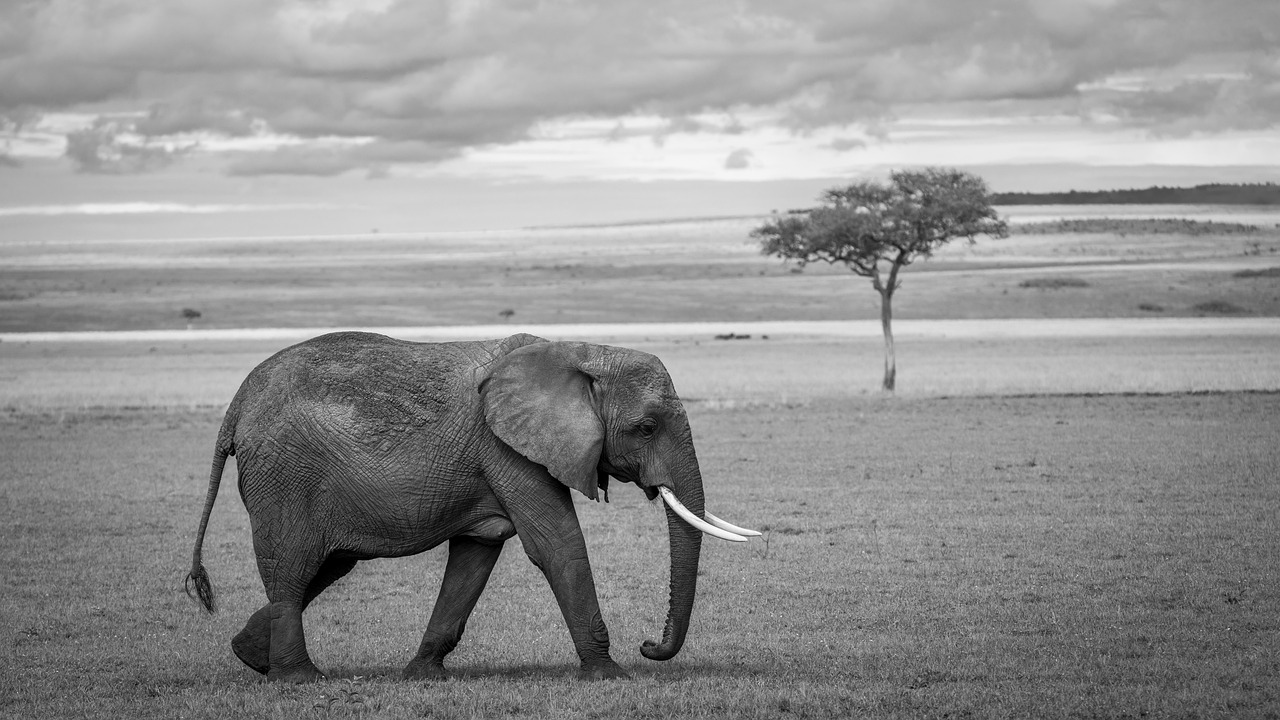
#> input picture 01 - Conceptos/byn.jpg, 1280 x 720 px
$ jupyter execute conceptos.ipynb
#> lines starting #> are read from the running program, lines starting #| are printed output that depends on the picture; after the words box and inside, x2 and y2 are one past the last pixel; in counts of white or black regions, pixels touching at a corner belong together
# Procesamiento de imagenes - Conceptos

## 0. Importacion de librerias

[cell 1]
import os
import numpy as np
from PIL import Image
import matplotlib.pyplot as plt

# Configuracion general de graficos
plt.rcParams['figure.figsize'] = (8, 6)

## 1. Carga de la imagen

[cell 2]
img_path = "byn.jpg"

img = Image.open(img_path)
#> img is the input picture: PIL image 1280x720 RGB; min 0, max 255, mean 146.3
print(f"Imagen cargada desde: {img_path}")

plt.imshow(img)
plt.axis("off")
plt.title("Imagen original")
plt.show()

## 2. Caracteristicas de la imagen

Datos a extraer:

- **Archivo**
- **Formato de archivo** (JPEG, PNG, BMP, etc.)
- **Tamaño en disco** (KB)
- **Modo de color** (RGB, escala de grises, RGBA, etc.)
- **Cantidad de canales**: 3 si es RGB
- **Profundidad de bits por canal**
- **Resolución espacial**: cantidad de píxeles en ancho x alto
- **Cantidad total de pixeles**: pixeles en ancho * pixeles en alto
- **Resolución radiométrica**: cantidad de niveles de intensidad posibles (2^bits)
- **¿Escala de grises?**: si la imagen es monocromática o si, siendo RGB, sus tres canales son iguales píxel a píxel
- **¿Esta en 8 bits?**
- **¿Luz visible?**: las cámaras y formatos de imagen estándar (JPEG/PNG/BMP tomados con cámara común) capturan el espectro visible (400-700nm aprox.)

[cell 3]
def extraer_caracteristicas(path):
#> called with path = 'byn.jpg'
    im = Image.open(path)
    arr = np.array(im)

    ancho, alto = im.size
#> ancho = 1280; alto = 720
    total_pixeles = ancho * alto
#> total_pixeles = 921600
    modo = im.mode
#> modo = 'RGB'

    # Bits por canal según el modo de PIL
    bits_por_canal_dict = {
        "1": 1, "L": 8, "P": 8, "RGB": 8, "RGBA": 8,
        "CMYK": 8, "I": 32, "F": 32
    }
    bits_por_canal = bits_por_canal_dict.get(modo, 8)
#> bits_por_canal = 8
    n_canales = len(im.getbands())
#> n_canales = 3
    bits_por_pixel = bits_por_canal * n_canales
#> bits_por_pixel = 24

    # ¿Escala de grises?
    if modo == "L" or modo == "1":
        es_grises = True
    elif modo in ("RGB", "RGBA"):
        rgb = arr[..., :3]
        es_grises = bool(np.all(rgb[..., 0] == rgb[..., 1]) and np.all(rgb[..., 1] == rgb[..., 2]))
#> es_grises = True
    else:
        es_grises = False

    # Niveles de gris/intensidad realmente utilizados
    if es_grises:
        canal_intensidad = arr if arr.ndim == 2 else arr[..., 0]
    else:
        canal_intensidad = np.array(im.convert("L"))
    niveles_usados = len(np.unique(canal_intensidad))
#> niveles_usados = 256

    dpi = im.info.get("dpi", "No especificado en los metadatos")
#> dpi = 'No especificado en los metadatos'
    tamano_disco_kb = os.path.getsize(path) / 1024

    caracteristicas = {
        "Archivo": os.path.basename(path),
        "Formato": im.format,
        "Tamaño en disco (KB)": round(tamano_disco_kb, 2),
        "Modo de color": modo,
        "Cantidad de canales": n_canales,
        "Profundidad de bits por canal": bits_por_canal,
        "Resolución espacial (ancho x alto)": f"{ancho} x {alto} px",
        "Total de píxeles": total_pixeles,
        "Resolución radiométrica (niveles posibles)": 2 ** bits_por_canal,
        "¿Escala de grises?": "Sí" if es_grises else "No (imagen a color)",
        "¿8 bits o menos por canal?": "Sí" if bits_por_canal <= 8 else "No",
        "¿Luz visible?": "Sí, formato fotográfico estándar (RGB/gris) capturado en el espectro visible"
    }
    return caracteristicas, arr


caracteristicas, arr_original = extraer_caracteristicas(img_path)
#> caracteristicas = 12 items

print("=" * 60)
print("CARACTERÍSTICAS DE LA IMAGEN")
print("=" * 60)
for clave, valor in caracteristicas.items():
    print(f"{clave:45s}: {valor}")
#> this loop made 12 passes
#> (clave, valor) on passes 1, 2, 3, 4, 5, 6, 7, 8, 10, 11: ('Archivo', 'byn.jpg'), ('Formato', 'JPEG'), ('Tamaño en disco (KB)', 239.2), ('Modo de color', 'RGB'), ('Cantidad de canales', 3), ('Profundidad de bits por canal', 8), ('Resolución espacial (ancho x alto)', '1280 x 720 px'), ('Total de píxeles', 921600), ('¿Escala de grises?', 'Sí'), ('¿8 bits o menos por canal?', 'Sí')
#> valor on pass 9: 256
#| Archivo                                      : byn.jpg
#| Formato                                      : JPEG
#| Tamaño en disco (KB)                         : 239.19
#| Modo de color                                : RGB
#| Cantidad de canales                          : 3
#| Profundidad de bits por canal                : 8
#| Resolución espacial (ancho x alto)           : 1280 x 720 px
#| Total de píxeles                             : 921600
#> (further printed lines are left out)

## 3. Reduccion resolucion espacial

[cell 4]
TAMAÑO = 500

[cell 5]
def reducir_resolucion_espacial(imagen_pil, nuevo_ancho, nuevo_alto):
    """
    Reduce la cantidad de píxeles de la imagen (submuestreo) a (nuevo_ancho x nuevo_alto)
    y luego la reescala al tamaño original, usando NEAREST para no interpolar
    información nueva (efecto de píxeles grandes / pixelado).
    """
#> called with nuevo_ancho = 500, nuevo_alto = 500
    tamano_original = imagen_pil.size  # (ancho, alto)
#> tamano_original = (1280, 720)
    submuestreada = imagen_pil.resize((nuevo_ancho, nuevo_alto), Image.NEAREST)
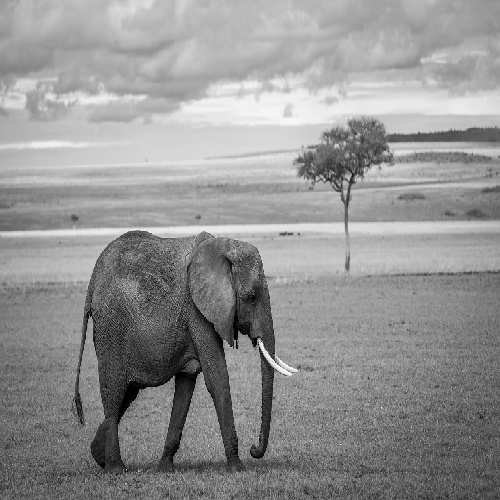
#> submuestreada: PIL image 500x500 RGB; min 0, max 255, mean 146.3
    reescalada = submuestreada.resize(tamano_original, Image.NEAREST)
    return submuestreada, reescalada


sub, img_mismo_tamano = reducir_resolucion_espacial(img, TAMAÑO, TAMAÑO)

print(f"Tamaño original            : {img.size[0]} x {img.size[1]} px  ({img.size[0]*img.size[1]} píxeles)")
#| Tamaño original            : 1280 x 720 px  (921600 píxeles)
print(f"Tamaño tras submuestreo     : {sub.size[0]} x {sub.size[1]} px  ({sub.size[0]*sub.size[1]} píxeles)")
#| Tamaño tras submuestreo     : 500 x 500 px  (250000 píxeles)

fig, axes = plt.subplots(1, 2, figsize=(12, 6))
axes[0].imshow(img)
axes[0].set_title(f"Original ({img.size[0]}x{img.size[1]} px)")
axes[0].axis("off")

axes[1].imshow(img_mismo_tamano)
axes[1].set_title("Submuestreada a 500x500\n(mismo tamaño de visualización)")
axes[1].axis("off")
plt.tight_layout()
plt.show()
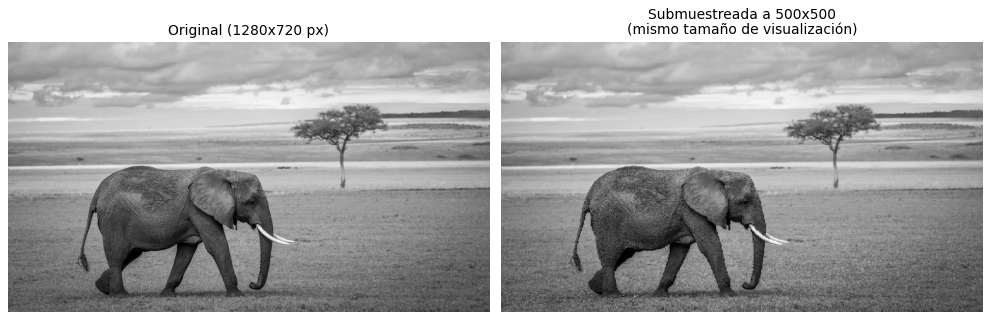
#> figure drawn by matplotlib, 2 panels

## 3.1 Submuestreo a distintas resoluciones

[cell 6]
tamanos = [500, 250, 100, 50]

fig, axes = plt.subplots(1, len(tamanos) + 1, figsize=(4 * (len(tamanos) + 1), 4))

axes[0].imshow(img)
axes[0].set_title(f"Original\n{img.size[0]}x{img.size[1]} px")
axes[0].axis("off")

for ax, n in zip(axes[1:], tamanos):
    _, reescalada = reducir_resolucion_espacial(img, n, n)
    ax.imshow(reescalada)
    ax.set_title(f"{n}x{n} px")
    ax.axis("off")
#> this loop made 4 passes
#> pass 3, in reducir_resolucion_espacial (call 4), `submuestreada = imagen_pil.resize((nuevo_ancho, nuevo_alto), Image.NEA..`:
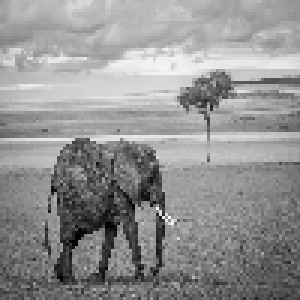
#> submuestreada: PIL image 100x100 RGB (shown 3 times larger); min 0, max 252, mean 146.3
#> pass 3, in reducir_resolucion_espacial (call 4), `reescalada = submuestreada.resize(tamano_original, Image.NEAREST)`:
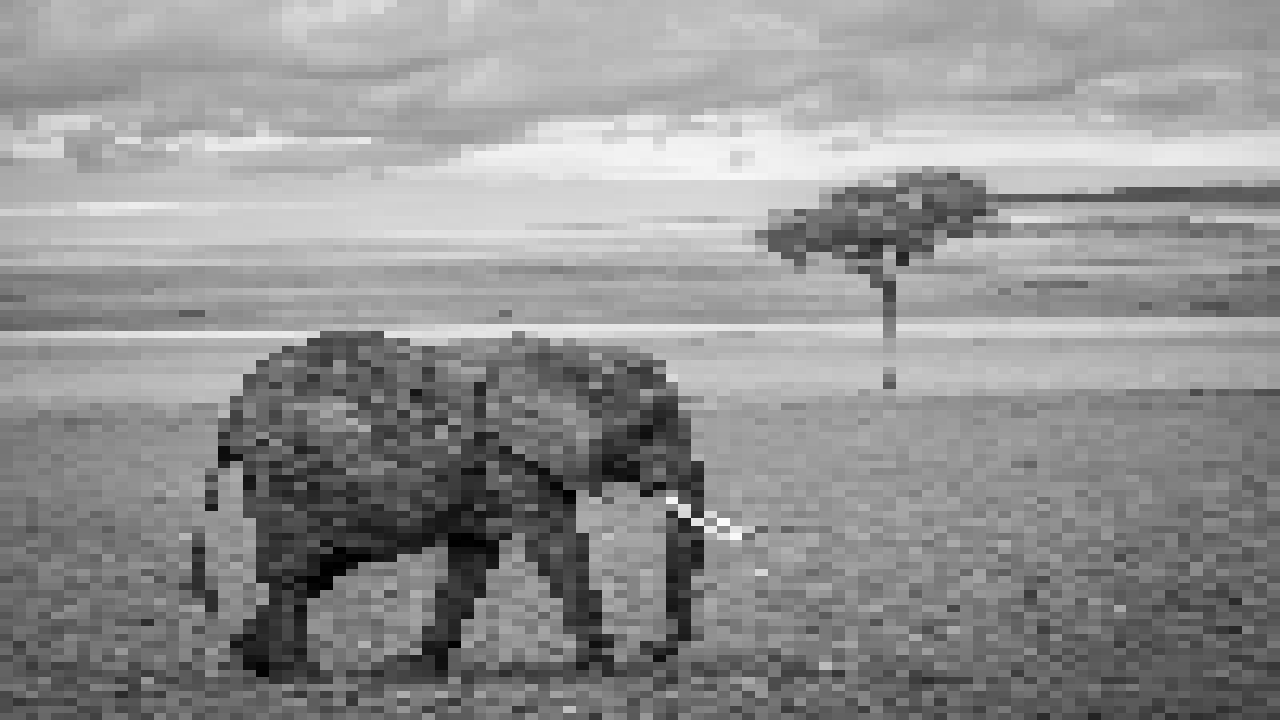
#> reescalada: PIL image 1280x720 RGB; min 0, max 252, mean 146.2

plt.tight_layout()
plt.show()
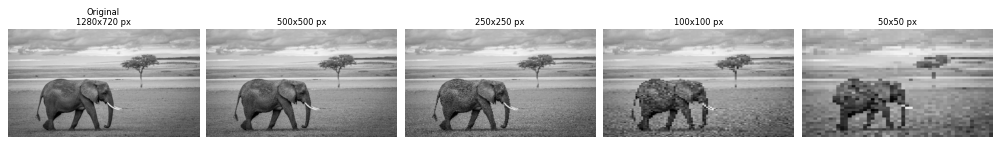
#> figure drawn by matplotlib, 5 panels

## 4. Reduccion resolucion radiometrica

[cell 7]
def cuantizar(imagen_gris_array, niveles):
    """
    Reduce la resolución radiométrica de una imagen en escala de grises (0-255)
    a la cantidad de 'niveles' indicada, mediante cuantización uniforme.
    """
#> called with niveles = 128
    paso = 256 / niveles
    cuantizada = (np.floor(imagen_gris_array / paso) * paso).astype(np.uint8)
    cuantizada = np.clip(cuantizada, 0, 255)
    return cuantizada

img_gris_original = np.array(img.convert("L"))

gris_256 = img_gris_original                       # 256 niveles (8 bits) - original
gris_128 = cuantizar(gris_256, 128)                 # mitad
gris_64  = cuantizar(gris_128, 64)                  # mitad de la mitad
gris_32  = cuantizar(gris_64, 32)
gris_16  = cuantizar(gris_32, 16)
gris_8  = cuantizar(gris_16, 8)
#> in cuantizar (call 5), `cuantizada = (np.floor(imagen_gris_array / paso) * paso).astype(np.uin..`:
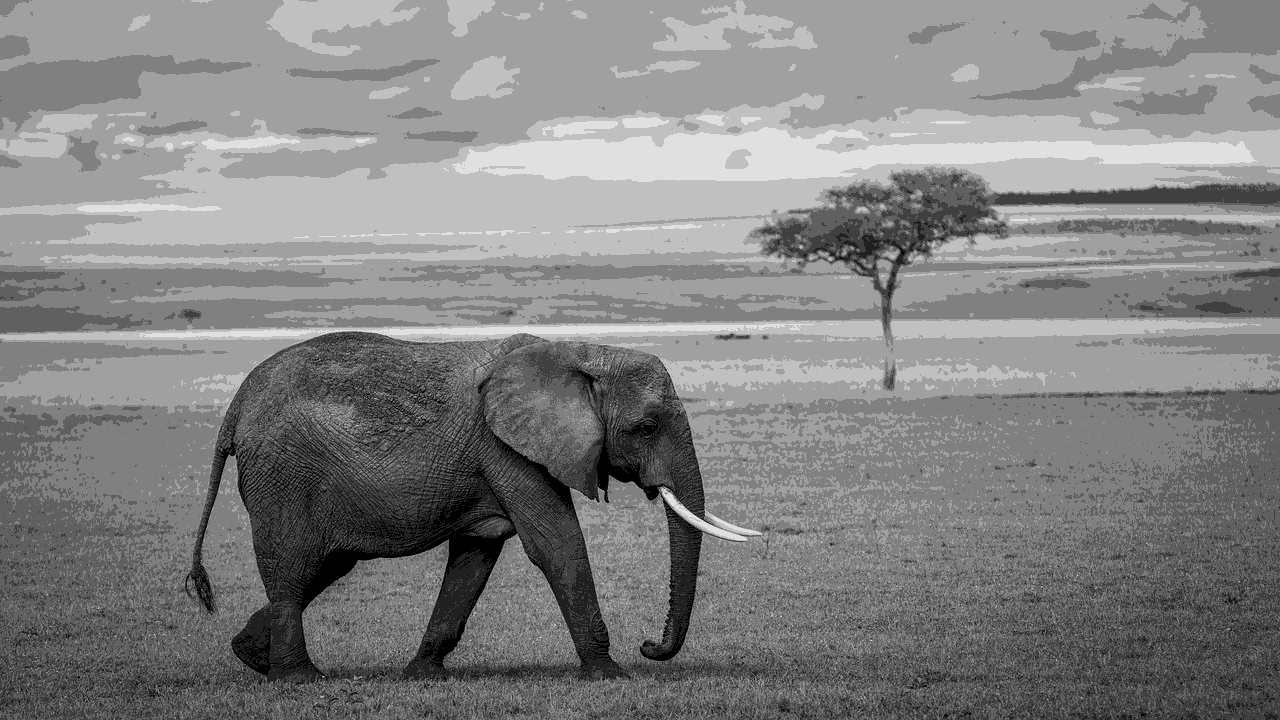
#> cuantizada: shape (720, 1280); min 0, max 224, mean 130.5
gris_4  = cuantizar(gris_8, 4)
#> in cuantizar (call 6), `cuantizada = (np.floor(imagen_gris_array / paso) * paso).astype(np.uin..`:
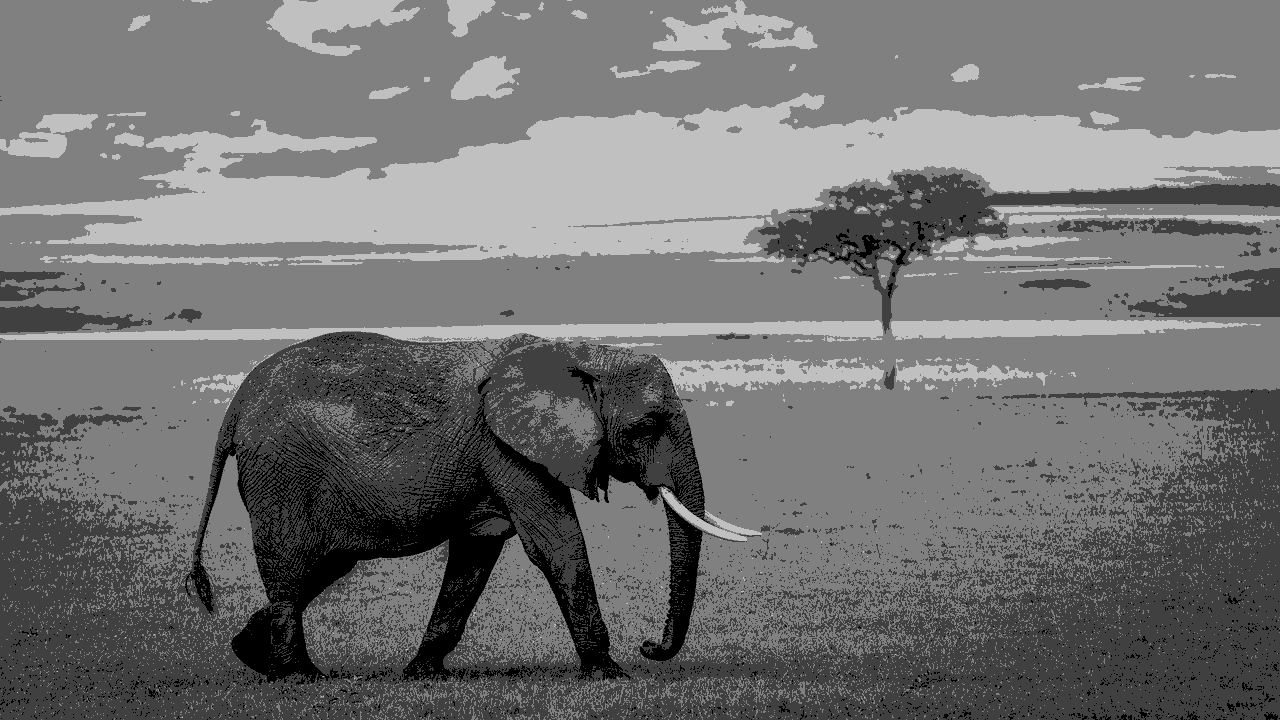
#> cuantizada: shape (720, 1280); min 0, max 192, mean 113.8
gris_2  = cuantizar(gris_4, 2)
#> in cuantizar (call 7), `cuantizada = (np.floor(imagen_gris_array / paso) * paso).astype(np.uin..`:
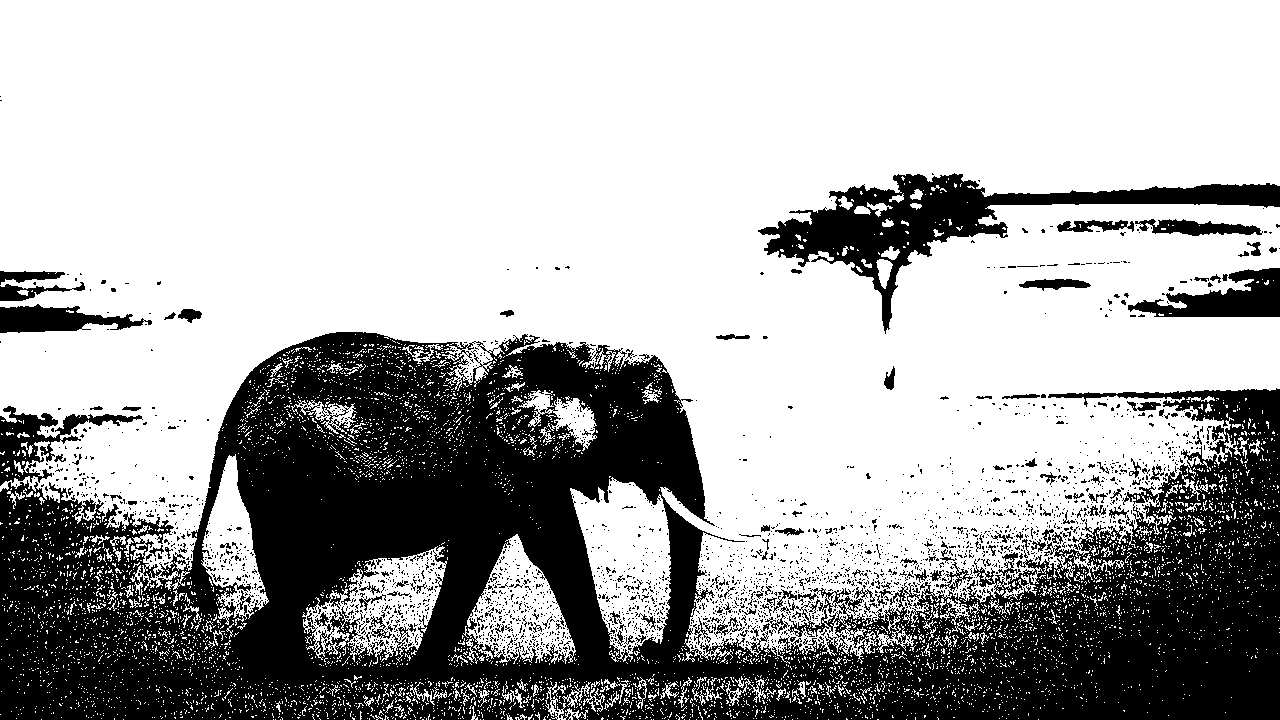
#> cuantizada: shape (720, 1280); values 0 (black) and 128 (white), 67.5% white; 2643 black regions (2488 under 20 px), largest, box (x1, y1, x2, y2) and area: (0, 332, 1280, 720) 253020, (758, 173, 1280, 334) 17572, (1128, 268, 1280, 317) 3886

fig, axes = plt.subplots(1, 8, figsize=(15, 6))
axes[0].imshow(gris_256, cmap="gray", vmin=0, vmax=255)
axes[0].set_title("256 niveles de gris\n(8 bits - original)")
axes[0].axis("off")

axes[1].imshow(gris_128, cmap="gray", vmin=0, vmax=255)
axes[1].set_title("128 niveles de gris\n(7 bits)")
axes[1].axis("off")

axes[2].imshow(gris_64, cmap="gray", vmin=0, vmax=255)
axes[2].set_title("64 niveles de gris\n(6 bits)")
axes[2].axis("off")

axes[3].imshow(gris_32, cmap="gray", vmin=0, vmax=255)
axes[3].set_title("32 niveles de gris\n(5 bits)")
axes[3].axis("off")

axes[4].imshow(gris_16, cmap="gray", vmin=0, vmax=255)
axes[4].set_title("16 niveles de gris\n(4 bits)")
axes[4].axis("off")

axes[5].imshow(gris_8, cmap="gray", vmin=0, vmax=255)
axes[5].set_title("8 niveles de gris\n(3 bits)")
axes[5].axis("off")

axes[6].imshow(gris_4, cmap="gray", vmin=0, vmax=255)
axes[6].set_title("4 niveles de gris\n(2 bits)")
axes[6].axis("off")

axes[7].imshow(gris_2, cmap="gray", vmin=0, vmax=255)
axes[7].set_title("2 niveles de gris\n(1 bits)")
axes[7].axis("off")

plt.tight_layout()
plt.show()
